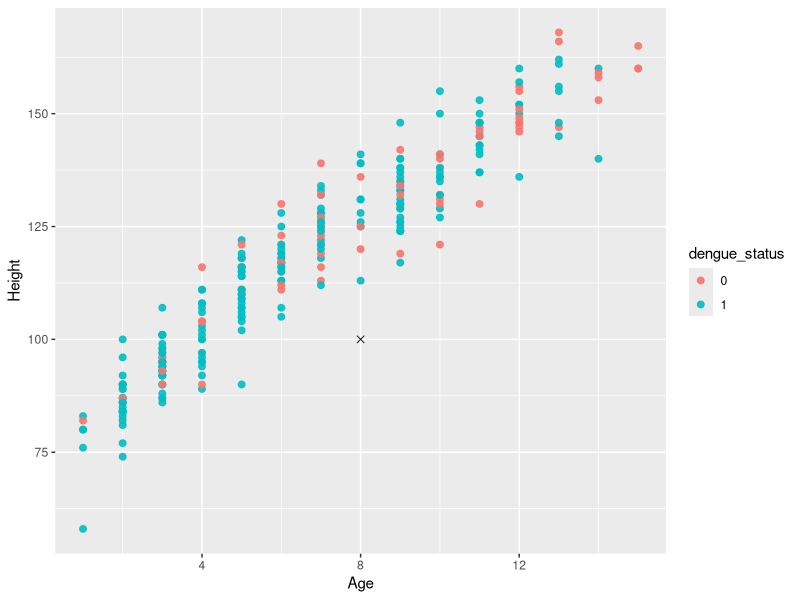
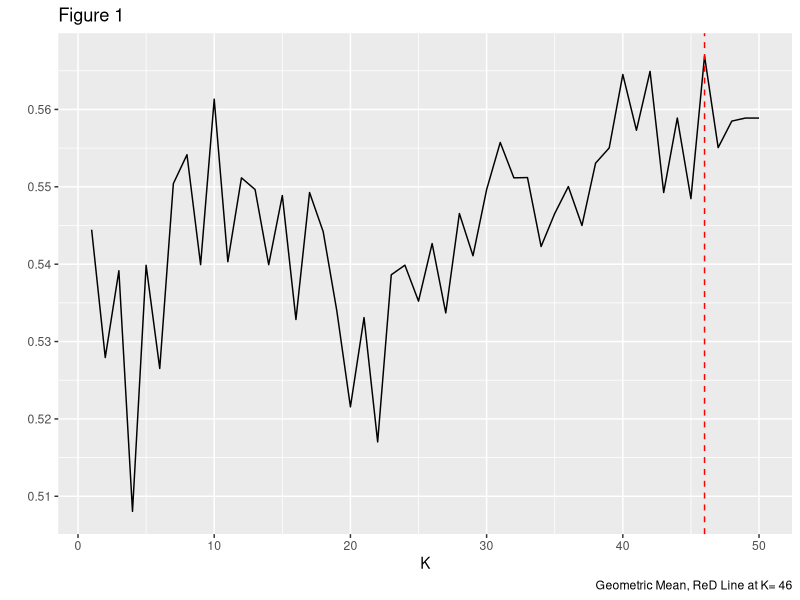
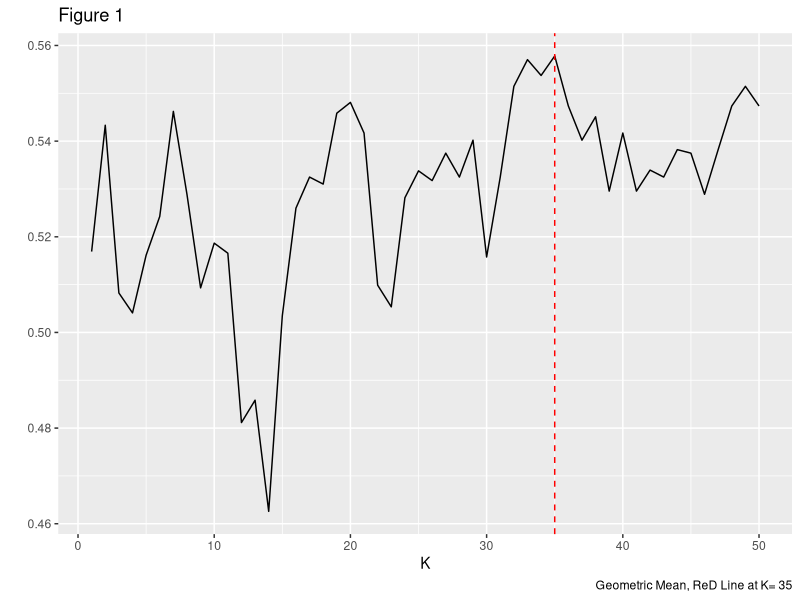
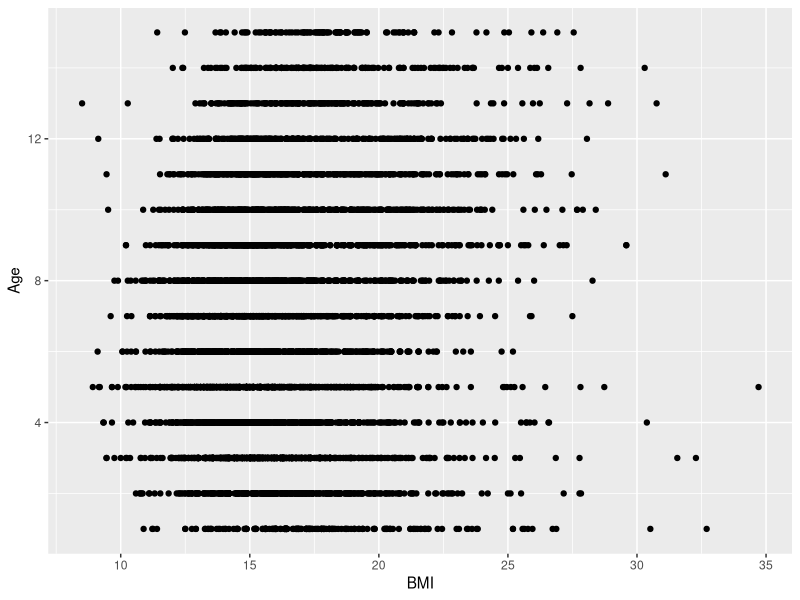
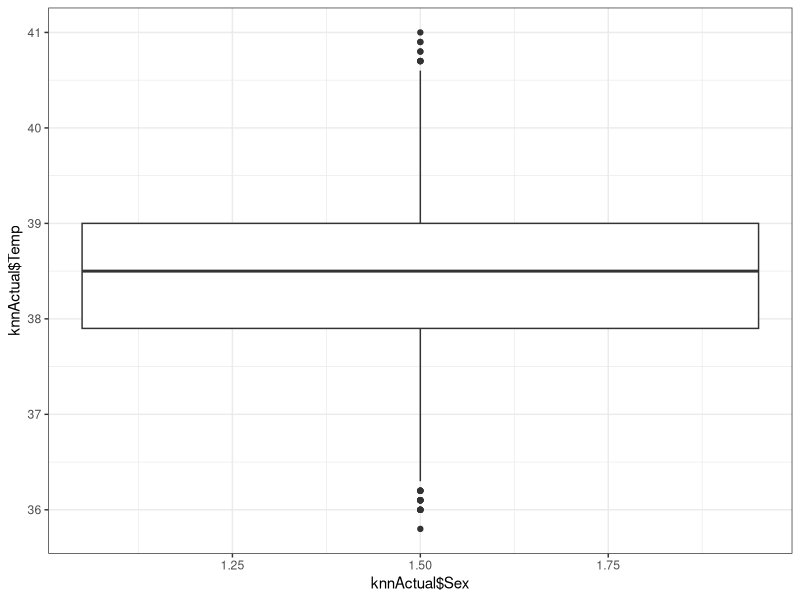
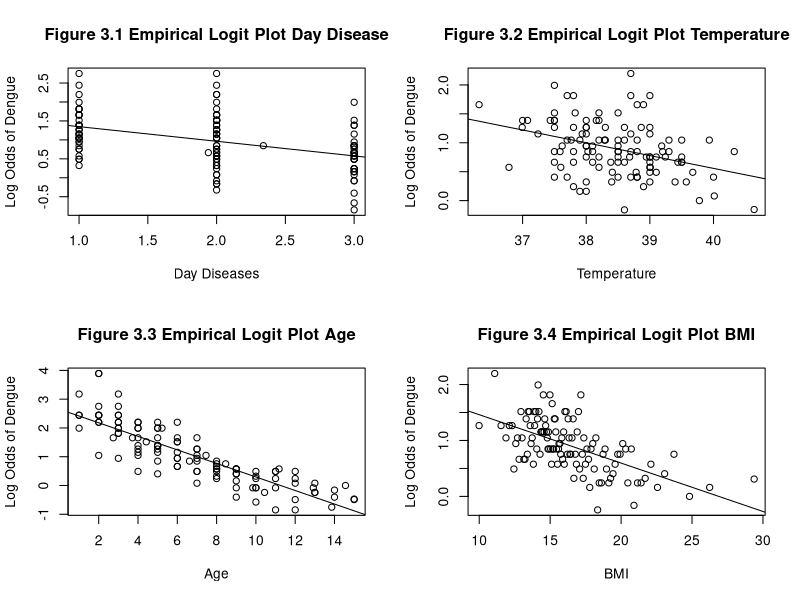

Here is the R script that generated these plots, in order:
## ---- chunk 1
#Load all required packages
library(ggplot2)
library(broom)
library(gridExtra)
library(dplyr)
library(class)
library(tidyverse)
library(gridExtra)
## ---- chunk 2
knitr::opts_chunk$set(echo = TRUE)
## ---- chunk 3
#Load dengue data
dengue<-read.csv("dengueData.csv")
## ---- chunk 4
#Checking if NA exists in data set
sum(is.na(dengue))
## ---- chunk 5
#Take a look on data type and what the data looks like
glimpse(dengue)
## ---- chunk 6
#Create a data set for demo
knnDemo<-data.frame("dengue_status"= dengue$Y,"Age"= dengue$Age, "Height"= dengue$Height)
## ---- chunk 7
numb<-nrow(knnDemo)
#Set a seed for sampling
set.seed(363663)
#Grab a small portion of the full data set for demonstration purpose 
DemoSubsetRow<-sample(1:numb,numb*0.05,replace = FALSE)
SetForDemo<-knnDemo[DemoSubsetRow,]  
## ---- chunk 8
example_data<-data.frame("Age"= rep(NA,1),"Height"=rep(NA,1))
example_data$Age[1]<-8
example_data$Height[1]<-100

SetForDemo<-SetForDemo%>%
  mutate(dengue_status=as.character(dengue_status))
#demoTest<-example_data%>%
 # mutate(dengue_status_test=as.character(dengue_status))
ggplot()+
  geom_point(data = SetForDemo,aes(x=Age,y=Height,col=dengue_status),size=2,alpha=0.9,shape=19)+
  geom_point(data =example_data,aes(x=Age,y=Height),size=2,alpha=0.9,shape=4)
  
  
## ---- chunk 9
knnActual<-dengue
knnActual<-knnActual%>%
  mutate(Flush=as.character(Flush),
        Hepatomegaly=as.character(Hepatomegaly),
        Rash=as.character(Rash))

## ---- chunk 10
q<-nrow(dengue)
#Set a seed for sampling
set.seed(363663)
manually_select<-sample(1:q,q*0.8,replace = "FALSE")
manual_train<-dengue[manually_select,]
manual_test<-dengue[-manually_select,]
storage8020<-data.frame("Predictions" = rep(NA,1146))
#Find rows with positive and negative result
    true1_split<-which(manual_test$Y == 1)
    true0_split<-which(manual_test$Y == 0)
    
#Compute the amount of rows corresponding to each result
    ntrue1_split<-length(true1_split)
    ntrue0_split<-length(true0_split)
    
storage_split<-data.frame("K"= rep(NA,50),"GeoMean"= rep(NA,50))

for(t in 1:50){
  storage_split$K[t]<-t
  k_preds_split<-knn(manual_train[,c(2,3,8,9)],manual_test[,c(2,3,8,9)],k=t,cl=manual_train$Y)
  storage8020$Predictions<-as.numeric(as.character(k_preds_split))
  
  
  
  sensitivity_split<-sum(k_preds_split[true1_split] == 1)/ntrue1_split
  
  specificity_split<-sum(k_preds_split[true0_split] == 0)/ntrue0_split
  storage_split$GeoMean[t]<-sqrt(sensitivity_split*specificity_split)
}
knitr::kable(table(storage8020$Predictions, manual_test$Y), caption= "Table 1: Confusion Matrix(80% Training & 20% Testing ) ", col = c("Not Dengue", "Dengue"))
## ---- chunk 11
#Create plot to find the best k for KNN 
knnSplit<-ggplot(storage_split,aes(K,GeoMean))+
  geom_line()+
  labs(caption = paste("Geometric Mean, ReD Line at K=", which.max(storage_split$GeoMean)),title = "Figure 1",y = " ")+
  geom_vline(xintercept = which.max(storage_split$GeoMean),lty = 2,col="red")
knnSplit
## ---- chunk 12
n<-nrow(knnActual)
nk<-50
storage<-data.frame("K"=rep(NA,nk),
                    "Sensitivity" = rep(NA,nk),
                    "Specificity" = rep(NA,nk),
                    "GeoMean" = rep(NA,nk))

#Set a seed for sampling and create a pool and set fold for K fold CV
set.seed(363663)
pool<-rep(1:10,573)

fold<-sample(pool,5726,replace = FALSE)

#Outer loop for incrementing k 
for(k in 1:nk){
  storage$K[k]<-k
  
  storage_inner<-data.frame("YHat" = rep(NA,n))
  #Inner loop for 10 fold cv
  for(i in 1:10){
    #Find data in each fold
    infold<-which(fold == i)
    
    #Create training and testing sets
    Train_Dengue<-knnActual[-infold,]
    Test_Dengue<-knnActual[infold,]
    
    #Run Knn
    k_preds<-knn(Train_Dengue[,c(2,3,8,9)],Test_Dengue[,c(2,3,8,9)],k=k,cl=Train_Dengue$Y)
    
    #store results
    storage_inner$YHat[infold]<-as.numeric(as.character(k_preds))
    
    #Find rows with positive and negative result
    true1<-which(Test_Dengue$Y == 1)
    true0<-which(Test_Dengue$Y == 0)
    
    #Compute the amount of rows corresponding to each result
    ntrue1<-length(true1)
    ntrue0<-length(true0)
#Compute sensitivity and specificity, as well as GeoMean for determining the best value for k
sensitivity<-sum(k_preds[true1] == 1)/ntrue1
storage$Sensitivity[k]<-sensitivity
specificity<-sum(k_preds[true0] == 0)/ntrue0
storage$Specificity[k]<-specificity
storage$GeoMean[k]<-sqrt(sensitivity*specificity)
    
  }
  
}

## ---- chunk 13
#Create plot to find the best k for KNN 
knnActualPlot<-ggplot(storage,aes(K,GeoMean))+
  geom_line()+
  labs(caption = paste("Geometric Mean, ReD Line at K=", which.max(storage$GeoMean)),title = "Figure 1",y = " ")+
  geom_vline(xintercept = which.max(storage$GeoMean),lty = 2,col="red")
#Show Plot
knnActualPlot
## ---- chunk 14
#Set a seed for sampling
set.seed(363663)
#create storage for prediction result
storage_inner_trial<-data.frame("pred"=rep(NA,5726))
#run 10 fold knn with best k value = 35
 for(i in 1:10){
   
   #Find data in each fold
    infold<-which(fold == i)
    
    #Creating Training and testing set
    Train_Dengue<-knnActual[-infold,]
    Test_Dengue<-knnActual[infold,]
    #Run knn
    k_preds_best<-knn(Train_Dengue[,c(2,3,8,9)],Test_Dengue[,c(2,3,8,9)],k=35,cl=Train_Dengue$Y)
    #store result
    storage_inner_trial$pred[infold]<-as.numeric(as.character(k_preds))
    
    
 }
#Compute sensitivity and specificity,formating them
sensitivity2<-sum(k_preds[true1] == 1)/ntrue1
knitr::kable(sensitivity)
specificity2<-sum(k_preds[true0] == 0)/ntrue0


#Create confusion Matrix for the prediction with full dengue set

knitr::kable(table(storage_inner_trial$pred, dengue$Y), caption= "Table 2: Confusion Matrix of Predicting Dengue Status (10 Fold CV & KNN with K = 35)  ", col = c("Not Dengue", "Dengue"))  
## ---- chunk 15
#Load functions for log odd plot
logodds_plot <- function(data, num_bins, bin_method,
                         x, y, grouping = NULL, reg_formula = y ~ x){
  
  if(is.null(grouping)){
    dat <- data.frame(x = data[,x], 
                      y = data[,y],
                      group = 1)
  } else {
    dat <- data.frame(x = data[,x], 
                      y = data[,y],
                      group = data[,grouping])
  }
  
  if(bin_method == "equal_size"){
    logodds_table <- dat %>%
      drop_na() %>%
      arrange(group, x) %>%
      group_by(group) %>%
      mutate(obs = y,
             bin = rep(1:num_bins,
                       each=ceiling(n()/num_bins))[1:n()]) %>%
      group_by(bin, group) %>%
      summarize(mean_x = mean(x),
                prop = mean(c(obs, 0.5)),
                num_obs = n()) %>%
      ungroup() %>%
      mutate(logodds = log(prop/(1 - prop)))
  } else {
    logodds_table <- dat %>%
      drop_na() %>%
      group_by(group) %>%
      mutate(obs = y,
             bin = cut(x, 
                       breaks = num_bins,
                       labels = F)) %>%
      group_by(bin, group) %>%
      summarize(mean_x = mean(x),
                prop = mean(c(obs, 0.5)),
                num_obs = n()) %>%
      ungroup() %>%
      mutate(logodds = log(prop/(1 - prop)))
  }
  
  if(is.null(grouping)){
    logodds_table %>%
      ggplot(aes(x = mean_x,
                 y = logodds)) +
      geom_point(size=2.5) +
      geom_smooth(se=F, method="lm", formula = reg_formula) +
      theme_bw() +
      labs(x = x,
           y = "Empirical log odds") +
      theme(text = element_text(size=25))
  } else {
    logodds_table %>%
      ggplot(aes(x = mean_x,
                 y = logodds,
                 color = group,
                 shape = group)) +
      geom_point(size=2.5) +
      geom_smooth(se=F, method="lm", formula = reg_formula) +
      theme_bw() +
      labs(x = x,
           y = "Empirical log odds",
           color = grouping,
           shape = grouping) +
      theme(text = element_text(size=25))
  }
  
}
## ---- chunk 16
#Load function for empirical logit plot
emplogitPlot <- function(x, y, binsize = NULL, ci = FALSE, probit = FALSE,
prob = FALSE, main = NULL, xlab = "", ylab = "", lowess.in = FALSE){
  
  if(class(y) =="character"){
   y <- as.numeric(as.factor(y))-1
   }
  
  if (length(x) != length(y))
    stop("x and y lengths differ")
  if (any(y < 0 | y > 1))
    stop("y not between 0 and 1")
  if (length(x) < 100 & is.null(binsize))
    stop("Less than 100 observations: specify binsize manually")
  
  if (is.null(binsize)) binsize = min(round(length(x)/10), 50)
  
  if (probit){
    link = qnorm
    if (is.null(main)) main = "Empirical probits"
  } else {
    link = function(x) log(x/(1-x))
    if (is.null(main)) main = "Empirical logits"
  }
  
  sort = order(x)
  x = x[sort]
  y = y[sort]
  a = seq(1, length(x), by=binsize)
  b = c(a[-1] - 1, length(x))
  
  prob = xmean = ns = rep(0, length(a)) # ns is for CIs
  for (i in 1:length(a)){
    range = (a[i]):(b[i])
    prob[i] = mean(y[range])
    xmean[i] = mean(x[range])
    ns[i] = b[i] - a[i] + 1 # for CI 
  }
  
  extreme = (prob == 1 | prob == 0)
  prob[prob == 0] = min(prob[!extreme])
  prob[prob == 1] = max(prob[!extreme])
  
  g = link(prob) # logits (or probits if probit == TRUE)
  
  linear.fit = lm(g[!extreme] ~ xmean[!extreme])
  b0 = linear.fit$coef[1]
  b1 = linear.fit$coef[2]
  
  loess.fit = loess(g[!extreme] ~ xmean[!extreme])
  
  plot(xmean, g, main=main, xlab=xlab, ylab=ylab)
  abline(b0,b1)
  if(lowess.in ==TRUE){
  lines(loess.fit$x, loess.fit$fitted, lwd=2, lty=2)
  }
}
## ---- chunk 17
ForEDA<-dengue

## ---- chunk 18
AgeBMIDengue<-ggplot(data = dengue,aes(x=BMI,y=Age))+
  geom_point()
AgeBMIDengue
## ---- chunk 19
ForEDA<-dengue
ForEDA$Sex=as.character(ForEDA$Sex)
BoxDengue<-ggplot(data=dengue,aes(x=knnActual$Sex,y=knnActual$Temp,fill=Temp))+
  theme_bw()+
  geom_boxplot()
BoxDengue
## ---- chunk 20
#Create a data set dedicated for checking condition and EDA
dengueForCheck<-dengue
## ---- chunk 21
#Display 4 graphs together
op<-par(mfrow=c(2,2))

#Checking linear relationship between log odds that Y=1 and four numeric Xi
logit_DayDisease<-emplogitPlot(x=dengueForCheck$DayDisease,y=dengueForCheck$Y,xlab = "Day Diseases",ylab = "Log Odds of Dengue",main = "Figure 3.1 Empirical Logit Plot Day Disease")

logit_Temp<-emplogitPlot(x=dengueForCheck$Temp,y=dengueForCheck$Y,xlab = "Temperature",ylab = "Log Odds of Dengue",main = "Figure 3.2 Empirical Logit Plot Temperature")

logit_Age<-emplogitPlot(x=dengueForCheck$Age,y=dengueForCheck$Y,xlab = "Age",ylab = "Log Odds of Dengue",main = "Figure 3.3 Empirical Logit Plot Age")

logit_BMI<-emplogitPlot(x=dengueForCheck$BMI,y=dengueForCheck$Y,xlab = "BMI",ylab = "Log Odds of Dengue",main = "Figure 3.4 Empirical Logit Plot BMI")

## ---- chunk 22
#Checking correlations between variable to determine multicolinearity
correlation<-cor(dengueForCheck[,c(2,8:11)])
correlation_tr<-round(correlation,3)
knitr::kable(correlation_tr)
## ---- chunk 23
#Set seed for sampling
set.seed(363663)
n<-nrow(knnActual)
storage_logistic<-data.frame("Predicted" = rep(NA,5726))

#Creating pools and set fold for K fold CV
logisticpool<-rep(1:10,573)

#Sampling for the pool, assign rows with fold number 
logisticfold<-sample(logisticpool,5726,replace = FALSE)

#Subset a data set for training logistic model
logisticTotal<-knnActual[,c(1,2,4,8,9,11,12,13,14,15)]

#Create for loop to train the model 
for(i in 1:10){
  inlogistic<-which(logisticfold==i)
  logisticTrain<-logisticTotal[-inlogistic,]
  logisticTest<-logisticTotal[inlogistic,]
  
  modelTrained<-glm(data=logisticTrain,family = binomial,Y~Sex+Vomiting+Temp+Age*Weight+BMI+Rash+Hepatomegaly)
  probabilities<-predict(modelTrained,newdata=logisticTest)
  predicted.Y<-ifelse(probabilities>0.5,"1","0")
  storage_logistic$Predicted[inlogistic]<-as.numeric(as.character(predicted.Y))
  
}
## ---- chunk 24
knitr::kable(table(storage_logistic$Predicted, knnActual$Y), caption= "Table 3: Confusion Matrix of Predicting Dengue Status (Logistic Regerssion & 10 Fold cv)  ", col = c("Not Dengue", "Dengue"))  
